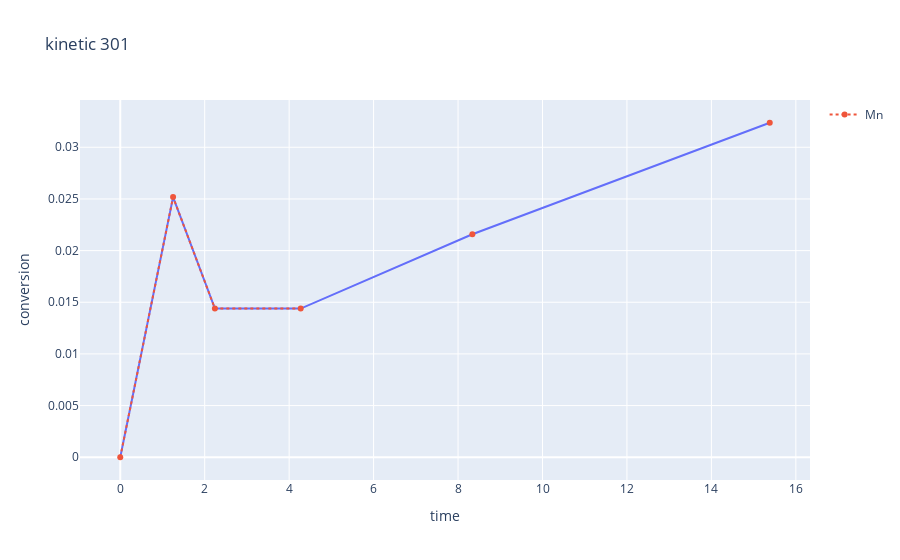

Here is the notebook cell this chart was saved with:
### Code cell
# manually exclude experiment 301 as it disturbs the covariance plotting and has an unreasonable conversion value course.
if kinetic_curves[301]["exp_nr"].iloc[1] == "301":
    print(kinetic_curves[301])
    fig = px.line(kinetic_curves[301].dropna(subset="conversion"), x="time", y="conversion", title=f"kinetic 301 ", labels={"x":"time", "y":"conversion"})
    fig.add_scatter(x=kinetic_curves[301]["time"], y=kinetic_curves[301]["conversion"], mode="lines+markers", line=dict(dash="dot"), name="Mn")
    fig.show()
    kinetic_curves.pop(301)
else:
    print("Cell was already run. Experiment is deleted.")

### Figure 1 — Plotly figure (JSON) as saved in the notebook; plotly's stock layout.template omitted (floating-point values rounded to 4 significant figures)
{"data": [{"hovertemplate": "time=%{x}<br>conversion=%{y}<extra></extra>", "legendgroup": "", "line": {"color": "#636efa", "dash": "solid"}, "marker": {"symbol": "circle"}, "mode": "lines", "name": "", "orientation": "h", "showlegend": false, "x": [0.0, 1.251, 2.242, 4.274, 8.339, 15.38], "xaxis": "x", "y": [0, 0.02518, 0.01439, 0.01439, 0.02158, 0.03237], "yaxis": "y", "type": "scatter"}, {"line": {"dash": "dot"}, "mode": "lines+markers", "name": "Mn", "x": [0.0, 1.251, 2.242, 4.274, 6.237, 8.339, 10.31, 15.38], "y": [0, 0.02518, 0.01439, 0.01439, null, 0.02158, null, 0.03237], "type": "scatter"}], "layout": {"xaxis": {"anchor": "y", "domain": [0.0, 1.0], "title": {"text": "time"}}, "yaxis": {"anchor": "x", "domain": [0.0, 1.0], "title": {"text": "conversion"}}, "legend": {"tracegroupgap": 0}, "title": {"text": "kinetic 301 "}}}
